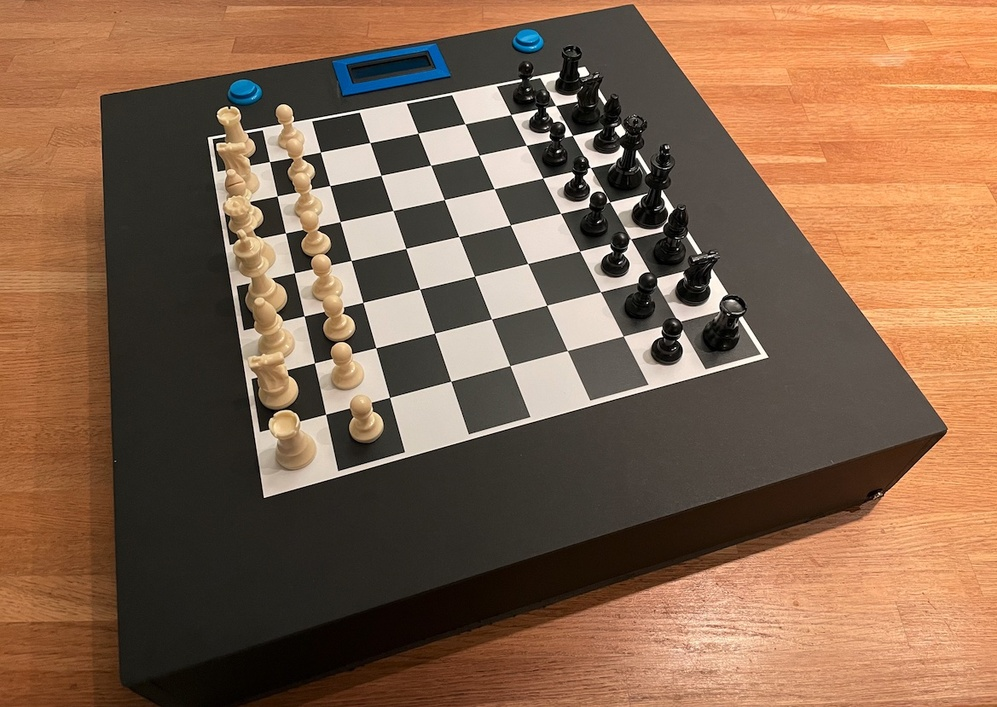
#> input picture gantry_CAD/Build18 (Reference)/5191069_Automatic_Chessboard/images/Automatic_Chessboard.jpg, 997 x 707 px, shrunk from 1169 x 829 before the run
$ python detect_color.py --image '../gantry_CAD/Build18 (Reference)/5191069_Automatic_Chessboard/images/Automatic_Chessboard.jpg'
#> lines starting #> are read from the running program, lines starting #| are printed output that depends on the picture; after the words box and inside, x2 and y2 are one past the last pixel; in counts of white or black regions, pixels touching at a corner belong together
# code used from https://pyimagesearch.com/2014/08/04/opencv-python-color-detection/
# https://stackoverflow.com/questions/47483951/how-to-define-a-threshold-value-to-detect-only-green-colour-objects-in-an-image
import numpy as np
import argparse
import cv2

ap = argparse.ArgumentParser()
ap.add_argument("-i", "--image", help = "path to image")
args = vars(ap.parse_args())
# load the image
image = cv2.imread(args["image"])
#> image is the input picture: shape (707, 997, 3); mean B, G, R 76.2, 99.4, 130.7

hsv = cv2.cvtColor(image, cv2.COLOR_BGR2HSV)
#> hsv: shape (707, 997, 3); mean H, S, V 16.7, 99.5, 131.5

# boundaries = [([36, 25, 25], [70, 255, 25])]

# (lower, upper) = boundaries[0]
# lower = np.array(lower, dtype = "uint8")
# upper = np.array(upper, dtype = "uint8")

mask = cv2.inRange(hsv, (36, 25, 25), (70, 255, 255))
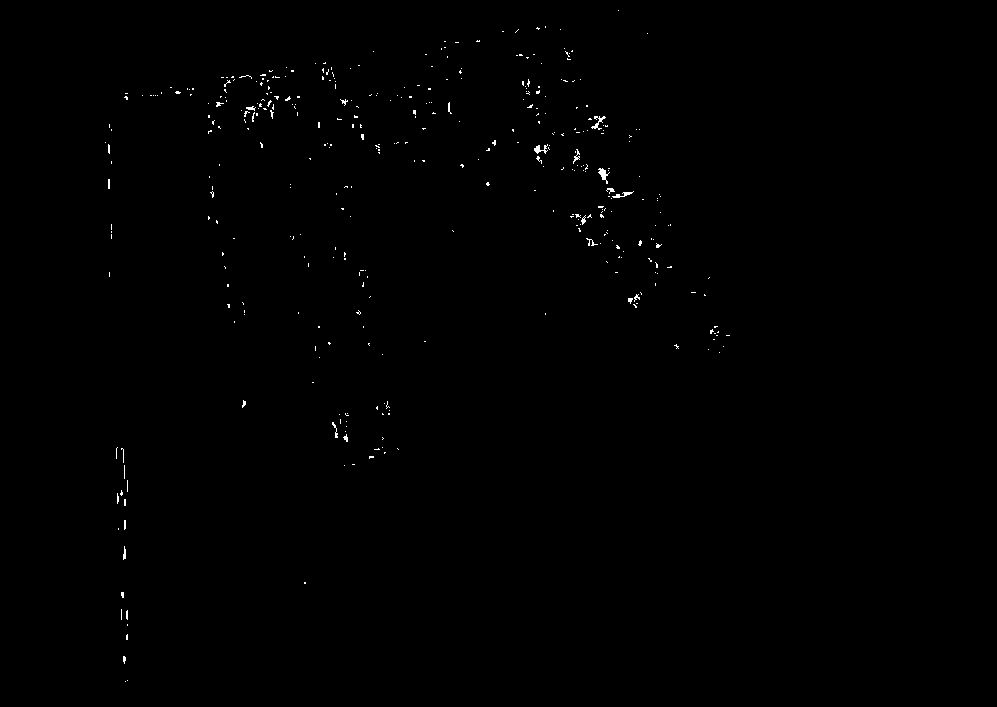
#> mask: shape (707, 997); 0.32% white in thin lines or dots, all inside (x1, y1, x2, y2) = (105, 10, 730, 682)
imask = mask > 0
green = np.zeros_like(image, np.uint8)
green[imask] = image[imask]

cv2.imshow("images", np.hstack([image, green]))
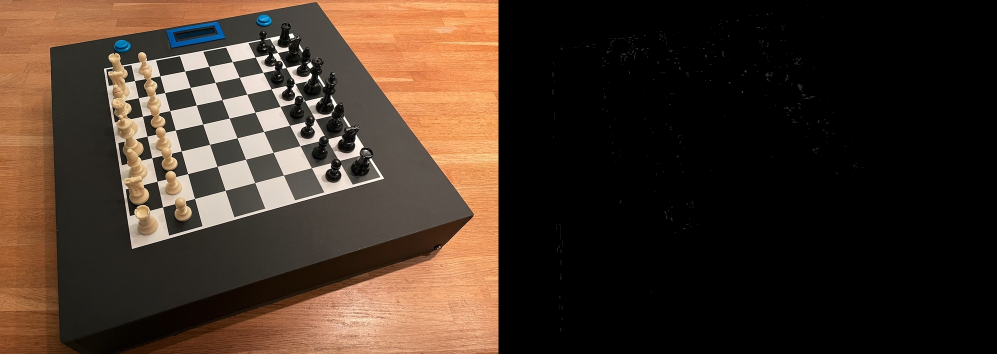
#> window 'images': shape (707, 1994, 3) (shown at 1/2 size); mean B, G, R 38.1, 49.8, 65.4

# gray = cv2.cvtColor(green, cv2.COLOR_BGR2GRAY)
# thresh =
cv2.waitKey(0)
